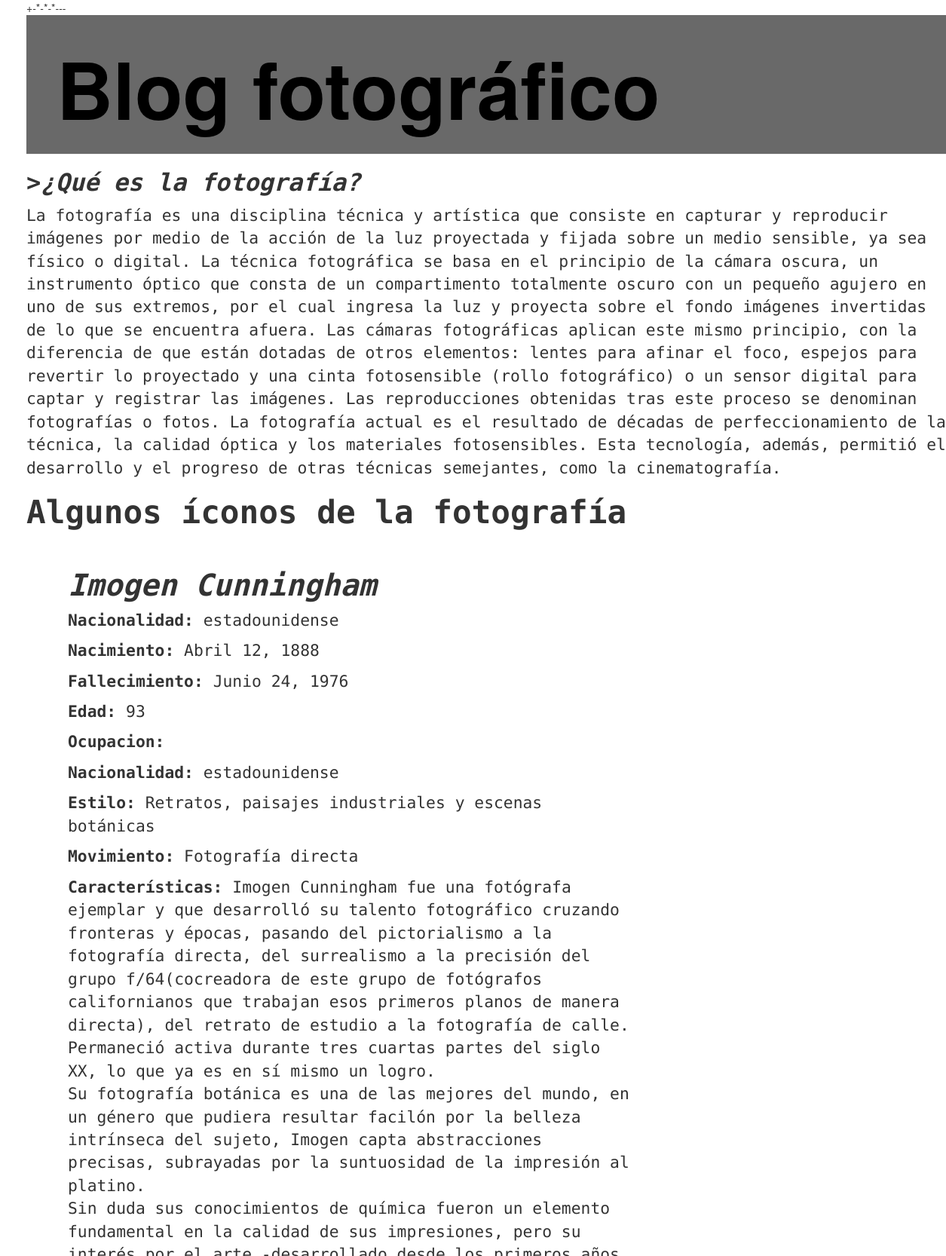
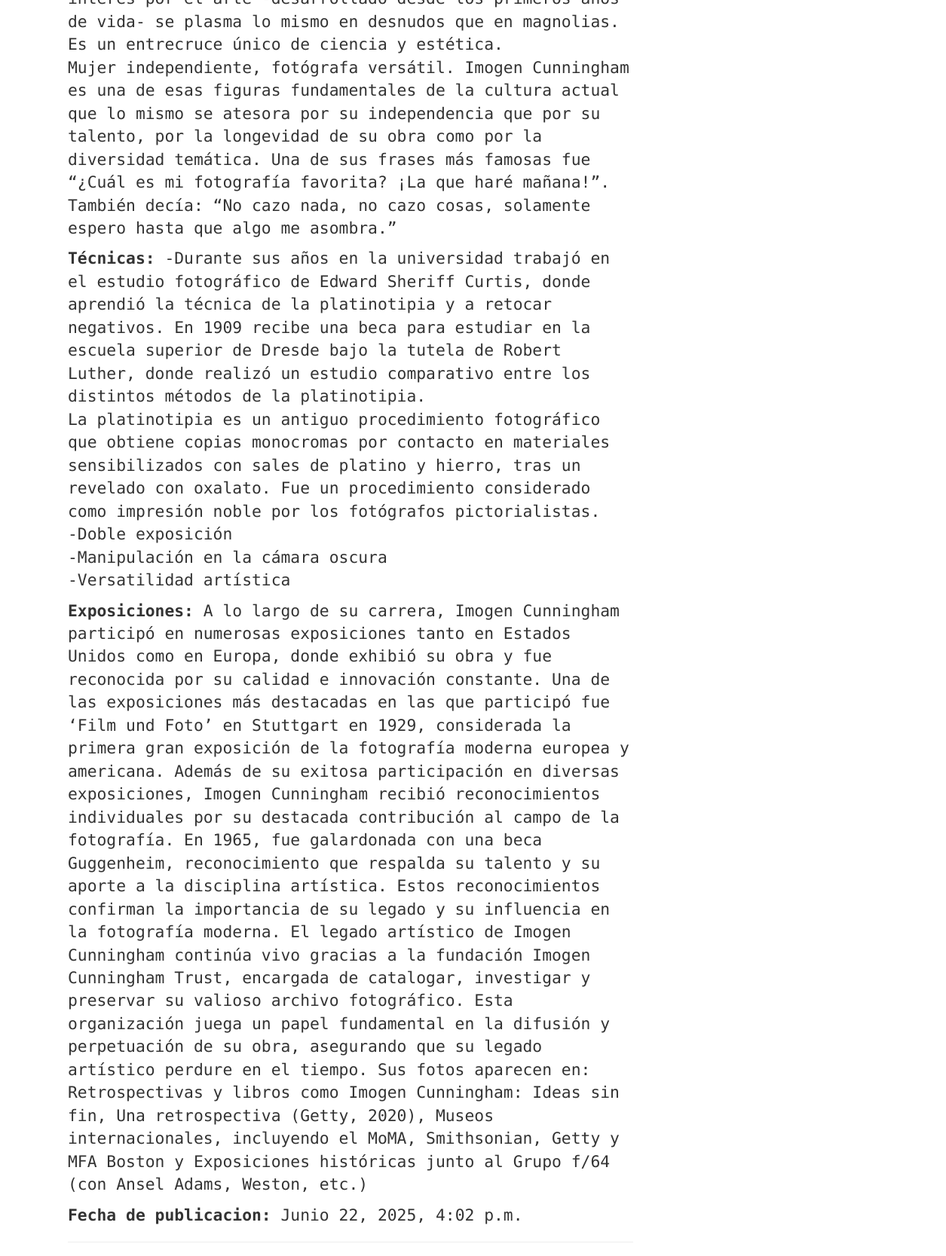
Page /evaluacion2 (upper part) on the committed database (2 pictures, top to bottom).
### blog/models.py (models this page shows, shortened)
class Fotografía(models.Model):
    autor = models.ForeignKey(settings.AUTH_USER_MODEL, on_delete=models.CASCADE)
    nombre = models.CharField(max_length=200)
    nacimiento = models.DateField()
    lugar_nacimiento = models.CharField(max_length=200, default='ejemplo: Buenos Aires, Argentina')
    fallecimiento = models.DateField(blank=True, null=True)
    edad = models.IntegerField(default='ejemplo 30, o edad de fallecimiento')
    nacionalidad = models.CharField(max_length=100, default='ejemplo: Argentina')
    ocupación = models.CharField(max_length=100,default='ejemplo: Fotógrafo, Artista, etc.')
    nombre_artístico = models.CharField(max_length=200)
    tipo_de_fotografía_o_movimiento = models.CharField(max_length=200)
    estilo = models.CharField(max_length=200, default='por ejemplos, retratos,paisajes,etc.')
    características = models.TextField()
    tecnicas = models.TextField()
    exposiciones = models.TextField()
    fecha_creacion = models.DateTimeField(default=timezone.now)
    hora_creacion = models.DateTimeField(blank=True, null=True)
    fecha_publicacion = models.DateTimeField(default=timezone.now)
    imagen = models.ImageField(upload_to='imagenes_publicaciones/', null=True, blank=True)
    nombre_imagen = models.CharField(max_length=200, blank=True, null=True)

### blog/views.py (the view)
# urls.py: path('evaluacion2', views.lista_fotografía, name='lista_fotografía'),
def lista_fotografía(request):
    Fotografías = Fotografía.objects.all()
    return render(request, 'blog/lista_fotografía.html',
    {'Fotografías': Fotografías})

### blog/templates/blog/lista_fotografía.html (shortened to what this page needs)
+-*-*-*---{% load static %}
<html>
    <head>
        <link rel="stylesheet" href="//maxcdn.bootstrapcdn.com/bootstrap/3.2.0/css/bootstrap.min.css">
        <link rel="stylesheet" href="//maxcdn.bootstrapcdn.com/bootstrap/3.2.0/css/bootstrap-theme.min.css">
        <link rel="stylesheet" href="{% static 'css/blog.css' %}">
    </head>
    <body>
        <div class="page-header"></divclass>
            <h1><strong>Blog fotográfico</strong></h1>
        </div>
        <div>
            <h2>><em>¿Qué es la fotografía?</em></h2>
            <p>La fotografía es una disciplina técnica y artística que consiste en capturar y reproducir imágenes por medio de la acción de la luz proyectada y fijada sobre un medio sensible, ya sea físico o digital.
            La técnica fotográfica se basa en el principio de la cámara oscura, un instrumento óptico que consta de un compartimento totalmente oscuro con un pequeño agujero en uno de sus extremos, por el cual ingresa la luz y proyecta sobre el fondo imágenes invertidas de lo que se encuentra afuera.
            Las cámaras fotográficas aplican este mismo principio, con la diferencia de que están dotadas de otros elementos: lentes para afinar el foco, espejos para revertir lo proyectado y una cinta fotosensible (rollo fotográfico) o un sensor digital para captar y registrar las imágenes.
            Las reproducciones obtenidas tras este proceso se denominan fotografías o fotos. La fotografía actual es el resultado de décadas de perfeccionamiento de la técnica, la calidad óptica y los materiales fotosensibles. Esta tecnología, además, permitió el desarrollo y el progreso de otras técnicas semejantes, como la cinematografía.</p>
        </div>
        <div>
            <h3> Algunos íconos de la fotografía</h3>
        </div>
        <div class="content container">
            <div class="row">
                <div class="col-md-8">
                    {% for publicacion in Fotografías %}
                        <div class="post">
                            <div class="date">
                                <p> publicado: {{ publicacion.fecha_publicacion }}</p>
                            </div>
                            <h4 class= "nombre-artista"><em>{{ publicacion.nombre_artístico }}</em></h4>
                            <p><strong>Nacionalidad:</strong> {{ publicacion.nacionalidad }}</p>
                            <p><strong>Nacimiento:</strong> {{ publicacion.nacimiento }}</p>
                            <p><strong>Fallecimiento:</strong> {{ publicacion.fallecimiento }}</p>
                            <p><strong>Edad:</strong> {{ publicacion.edad }}</p>
                            <p><strong>Ocupacion:</strong> {{ publicacion.ocupacion }}</p>
                            <p><strong>Nacionalidad:</strong> {{ publicacion.nacionalidad }}</p>
                            <p><strong>Estilo:</strong> {{ publicacion.estilo }}</p>
                            <p><strong>Movimiento:</strong> {{ publicacion.tipo_de_fotografía_o_movimiento }}</p>
                            <p><strong>Características:</strong> {{ publicacion.características|linebreaksbr }}</p>
                            <p><strong>Técnicas:</strong> {{ publicacion.tecnicas|linebreaksbr }}</p>
                            <p><strong>Exposiciones:</strong> {{ publicacion.exposiciones }}</p>
                            <p><strong>Fecha de publicacion:</strong> {{ publicacion.fecha_publicacion }}</p>
                            <hr>
                        </div>
                    {% endfor %}
                </div>
            </div>
        </div>
    </body>
</html>

### blog/static/css/blog.css (style rules this page uses)
body { padding-left: 35px; }
.page-header { background-color: #696969; margin-top: 0; padding: 20px 20px 20px 40px; }
.page-header h1, .page-header h1 a, .page-header h1 a:visited, .page-header h1 a:active { color: rgb(0, 0, 0); font-size: 78pt; }
.content { margin-left: 40px; }
h2 { font-family: 'Libertinus Mono', monospace; font-size: 24pt; font-weight: 700; margin-bottom: 10px; }
h2 + p { font-family: 'Libertinus Mono', monospace; font-size: 16pt; font-weight: 400; }
h3 { font-family: 'Libertinus Mono', monospace; font-size: 32pt; font-weight: 700; margin-bottom: 10px; }
.post p, .post div, .post strong { font-family: 'Libertinus Mono', monospace; font-size: 16pt; }
.nombre-artista { font-family: 'Libertinus Mono', sans-serif; font-size: 30pt; font-weight: 700; }
.date { color: #ffffff; }
.post { margin-bottom: 70px; }

### rows in the picture
Fotografía: nombre_artístico "Imogen Cunningham", nacionalidad "estadounidense", nacimiento "Abril 12, 1888", fallecimiento "Junio 24, 1976", edad "93", estilo "Retratos, paisajes industriales y escenas botánicas", tipo_de_fotografía_o_movimiento "Fotografía directa", características "Imogen Cunningham fue una fotógrafa ejemplar y que desarrolló su talento fotográfico cruzando fronteras y épocas, pasando del pictorialismo a la fotografía directa, del surrealismo a la precisión del grupo f/64(cocreadora de este grupo de fotógrafos californianos que trabajan esos primeros planos de manera directa), del retrato de estudio a la fotografía de calle. Permaneció activa durante tres cuartas partes del siglo XX, lo que ya es en sí mismo un logro. Su fotografía botánica es una de las mejores del mundo, en un género que pudiera resultar facilón por la belleza intrínseca del sujeto, Imogen capta abstracciones precisas, subrayadas por la suntuosidad de la impresión al platino. Sin…", tecnicas "-Durante sus años en la universidad trabajó en el estudio fotográfico de Edward Sheriff Curtis, donde aprendió la técnica de la platinotipia y a retocar negativos. En 1909 recibe una beca para estudiar en la escuela superior de Dresde bajo la tutela de Robert Luther, donde realizó un estudio comparativo entre los distintos métodos de la platinotipia. La platinotipia es un antiguo procedimiento fotográfico que obtiene copias monocromas por contacto en materiales sensibilizados con sales de platino y hierro, tras un revelado con oxalato. Fue un procedimiento considerado como impresión noble por los fotógrafos pictorialistas. -Doble exposición -Manipulación en la cámara oscura -Versatilidad…", exposiciones "A lo largo de su carrera, Imogen Cunningham participó en numerosas exposiciones tanto en Estados Unidos como en Europa, donde exhibió su obra y fue reconocida por su calidad e innovación constante. Una de las exposiciones más destacadas en las que participó fue ‘Film und Foto’ en Stuttgart en 1929, considerada la primera gran exposición de la fotografía moderna europea y americana. Además de su exitosa participación en diversas exposiciones, Imogen Cunningham recibió reconocimientos individuales por su destacada contribución al campo de la fotografía. En 1965, fue galardonada con una beca Guggenheim, reconocimiento que respalda su talento y su aporte a la disciplina artística. Estos…", fecha_publicacion "Junio 22, 2025, 4:02 p.m."
